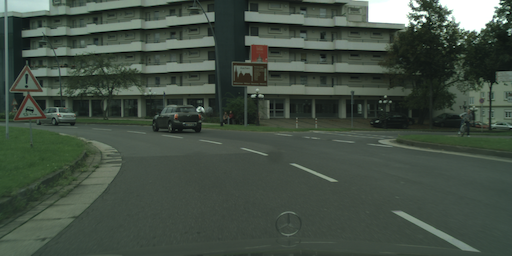
#> input picture Lectures/ext-figures/aachen_img.png, 512 x 256 px
$ python 06-ShapeAnalysis.py
#> lines starting #> are read from the running program, lines starting #| are printed output that depends on the picture; after the words box and inside, x2 and y2 are one past the last pixel; in counts of white or black regions, pixels touching at a corner belong together
#!/usr/bin/env python
# coding: utf-8

# # ETHZ: 227-0966-00L
# # Quantitative Big Imaging
# # March 28, 2019
#
# ## Shape Analysis

# In[1]:


import seaborn as sns
import matplotlib.pyplot as plt

plt.rcParams["figure.figsize"] = (8, 8)
plt.rcParams["figure.dpi"] = 150
plt.rcParams["font.size"] = 14
plt.rcParams["font.family"] = ["sans-serif"]
plt.rcParams["font.sans-serif"] = ["DejaVu Sans"]
plt.style.use("ggplot")
sns.set_style("whitegrid", {"axes.grid": False})


# # Literature / Useful References
#
# - Jean Claude, Morphometry with R
# - [Online](http://link.springer.com/book/10.1007%2F978-0-387-77789-4) through ETHZ
# - [Buy it](http://www.amazon.com/Morphometrics-R-Use-Julien-Claude/dp/038777789X)
# - John C. Russ, “The Image Processing Handbook”,(Boca Raton, CRC Press)
# - Available [online](http://dx.doi.org/10.1201/9780203881095) within domain ethz.ch (or proxy.ethz.ch / public VPN)
# - Principal Component Analysis
#  - Venables, W. N. and B. D. Ripley (2002). Modern Applied Statistics with S, Springer-Verlag
# - Shape Tensors
#  - http://www.cs.utah.edu/~gk/papers/vissym04/
#  - Doube, M.,et al. (2010). BoneJ: Free and extensible bone image analysis in ImageJ. Bone, 47, 1076–9. doi:10.1016/j.bone.2010.08.023
#  - Mader, K. , et al. (2013). A quantitative framework for the 3D characterization of the osteocyte lacunar system. Bone, 57(1), 142–154. doi:10.1016/j.bone.2013.06.026
#
#  - Wilhelm Burger, Mark Burge. Principles of Digital Image Processing:
#   Core Algorithms. Springer-Verlag, London, 2009.
#  -  B. Jähne. Digital Image Processing. Springer-Verlag,
#            Berlin-Heidelberg, 6. edition, 2005.
#  -  T. H. Reiss. Recognizing Planar Objects Using Invariant Image
#            Features, from Lecture notes in computer science, p. 676. Springer,
#            Berlin, 1993.
#  - http://en.wikipedia.org/wiki/Image_moment
#
#

# # Previously on QBI ...
#
# - Image Enhancment
#  - Highlighting the contrast of interest in images
#  - Minimizing Noise
# - Segmentation
#  - Understanding value histograms
#  - Dealing with multi-valued data
# - Automatic Methods
#  - Hysteresis Method, K-Means Analysis
# - Regions of Interest
#  - Contouring
# - Machine Learning

# # Learning Objectives
#
# ## Motivation (Why and How?)
# - How do we quantify where and how big our objects are?
# - How can we say something about the shape?
# - How can we compare objects of different sizes?
# - How can we compare two images on the basis of the shape as calculated from the images?
# - How can we put objects into an finite element simulation? or make pretty renderings?

# # Outline
#
# - Motivation (Why and How?)
# - Object Characterization
# - Volume
# - Center and Extents
# - Anisotropy
#
# ***
#
# - Shape Tensor
# - Principal Component Analysis
# - Ellipsoid Representation
# - Scale-free metrics
# - Anisotropy, Oblateness
# - Meshing
#  - Marching Cubes
#  - Isosurfaces
# - Surface Area

# # Motivation
#
#
# We have dramatically simplified our data, but there is still too much.
#
# - We perform an experiment bone to see how big the cells are inside the tissue
# $$\downarrow$$ ![Bone Measurement](ext-figures/tomoimage.png)
#
# ### 2560 x 2560 x 2160 x 32 bit
# _56GB / sample_
# - Filtering and Enhancement!
# $$\downarrow$$
# - 56GB of less noisy data
#
# ***
#
# - __Segmentation__
#
# $$\downarrow$$
#
# ### 2560 x 2560 x 2160 x 1 bit
# (1.75GB / sample)
#
# - Still an aweful lot of data

# # What did we want in the first place
#
# ### _Single number_:
# * volume fraction,
# * cell count,
# * average cell stretch,
# * cell volume variability

# # Component Labeling
#
# Once we have a clearly segmented image, it is often helpful to identify the sub-components of this image. The easist method for identifying these subcomponents is called component labeling which again uses the neighborhood $\mathcal{N}$ as a criterion for connectivity, resulting in pixels which are touching being part of the same object.
#
#
# In general, the approach works well since usually when different regions are touching, they are related. It runs into issues when you have multiple regions which agglomerate together, for example a continuous pore network (1 object) or a cluster of touching cells.
#
# Here we show some examples from Cityscape Data taken in Aachen (https://www.cityscapes-dataset.com/)

# In[2]:


from skimage.io import imread
import numpy as np
import matplotlib.pyplot as plt


car_img = imread("ext-figures/aachen_img.png")
#> car_img is the input picture: shape (256, 512, 4); mean R, G, B, A 66.9, 79.2, 68.1, 255
seg_img = imread("ext-figures/aachen_label.png")[::4, ::4] == 26
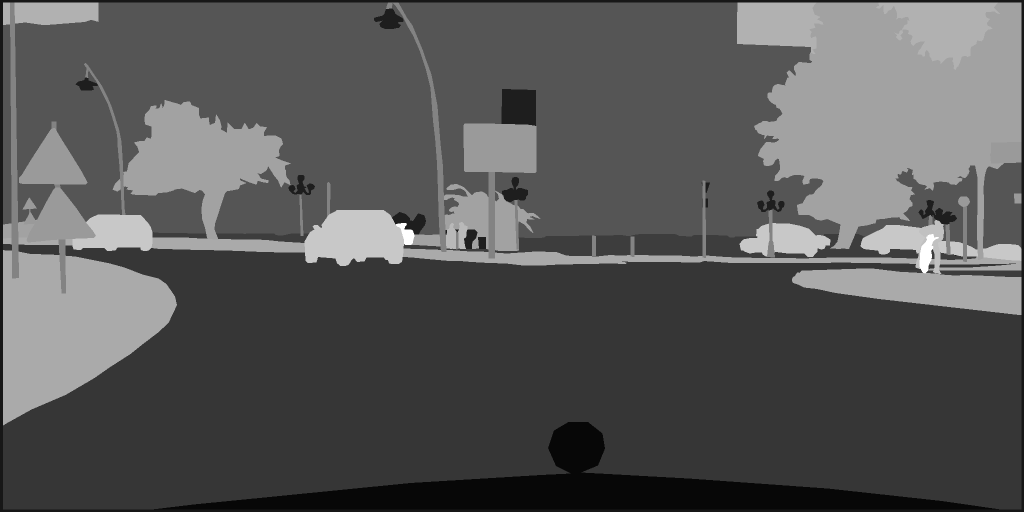
#> input picture Lectures/ext-figures/aachen_label.png, 2048 x 1024 px (shown at 1/2 size)
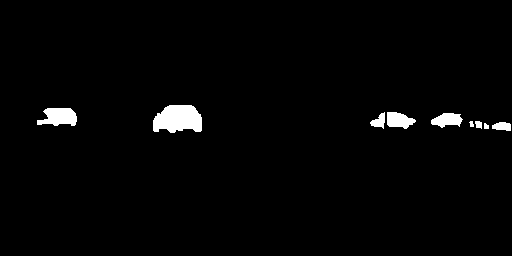
#> seg_img: shape (256, 512) bool; 2% white; 9 white regions, largest, box (x1, y1, x2, y2) and area: (153, 105, 202, 133) 1091, (37, 108, 77, 126) 535, (387, 112, 416, 129) 342
print("image dimensions", car_img.shape, seg_img.shape)
#| image dimensions (256, 512, 4) (256, 512)
fig, (ax1, ax2) = plt.subplots(1, 2, figsize=(20, 8))
ax1.imshow(car_img)
ax1.set_title("Input Image")

ax2.imshow(seg_img, cmap="bone")
ax2.set_title("Segmented Image")


# The more general formulation of the problem is for networks (roads, computers, social). Are the points start and finish connected?

# In[3]:


from skimage.morphology import label

help(label)


# In[4]:


fig, (ax1, ax2) = plt.subplots(1, 2, figsize=(20, 8))
ax1.imshow(seg_img, cmap="bone")
ax1.set_title("Segmented Image")
lab_img = label(seg_img)
#> lab_img: shape (256, 512) int32; 10 distinct labels, from 0 to 9
ax2.imshow(lab_img, cmap=plt.cm.gist_earth)
ax2.set_title("Labeled Image")


# In[5]:


fig, (ax3) = plt.subplots(1, 1)
ax3.hist(lab_img.ravel())
ax3.set_title("Label Counts")
ax3.set_yscale("log")


# # Component Labeling: Algorithm
#
# We start off with all of the pixels in either foreground (1) or background (0)

# In[6]:


from skimage.morphology import label
import seaborn as sns
import numpy as np
import matplotlib.pyplot as plt


seg_img = np.eye(9, dtype=int)
seg_img[4, 4] = 0
seg_img += seg_img[::-1]
#> (the run stopped early here; a loop or call above may not have finished)
